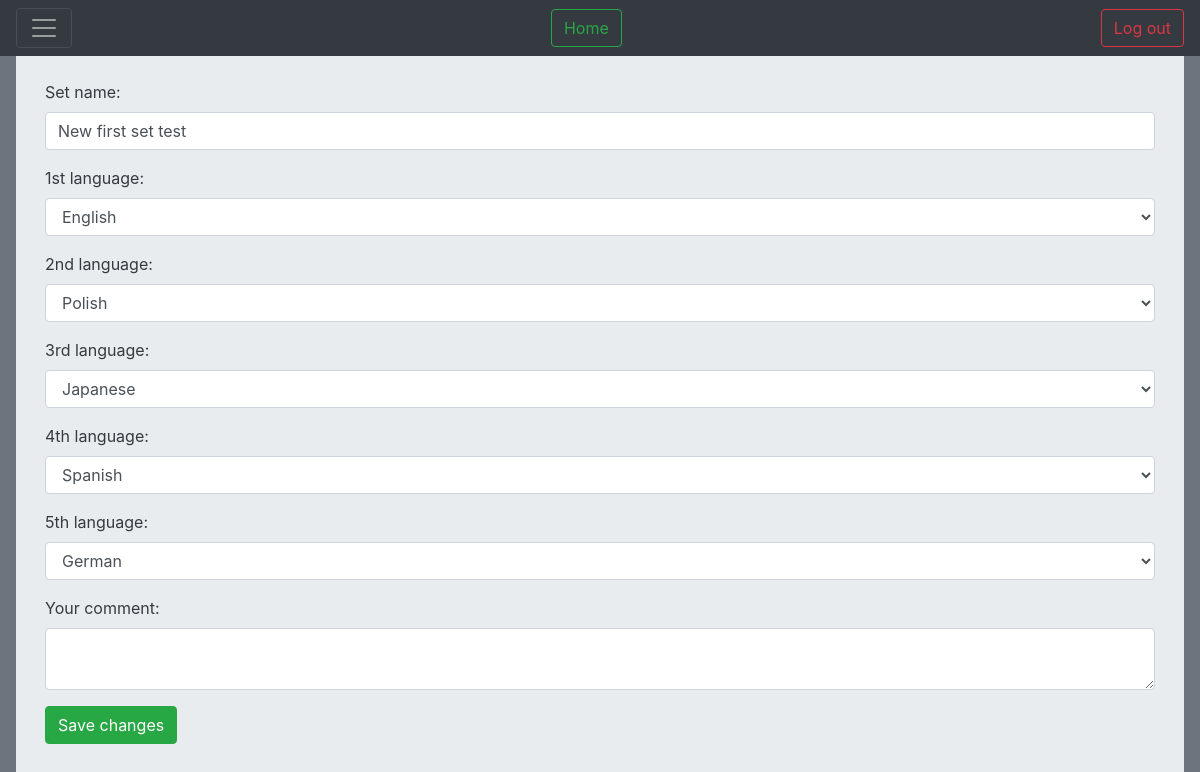
The app's page /cards/edit_set/52/ (signed in) with its own data.
### Cards/models.py (models this page shows, shortened)
class CardFolder(models.Model):
    user = models.ForeignKey(User, on_delete=models.CASCADE)
    name = models.CharField(max_length=200)
    create_date = models.DateField(auto_now_add=True)
    edit_date = models.DateField(auto_now=True)
    lang1 = models.CharField(max_length=5, choices=langcodes.LangCodes, default="en")
    lang2 = models.CharField(max_length=5, choices=langcodes.LangCodes, default="pl")
    lang3 = models.CharField(max_length=5, choices=langcodes.LangCodes, default="ja", blank=True)
    lang4 = models.CharField(max_length=5, choices=langcodes.LangCodes, default="es", blank=True)
    lang5 = models.CharField(max_length=5, choices=langcodes.LangCodes, default="de", blank=True)
    score = models.IntegerField(default=0)
    comment = models.CharField(max_length=400, blank=True)
    def langs_no(self):
        return len(self.get_langs())
    langs_no.short_description = "No of languages"

### Cards/views.py (the view)
# urls.py: path('edit_set/<int:set_id>/', views.edit_folder, name='edit_folder'),
@login_required
def edit_folder(request, set_id):
    folder = get_object_or_404(CardFolder, id=set_id)
    user_folders = request.user.cardfolder_set.all()
    if folder in user_folders:
        if request.method == 'POST':
            form = FolderForm(request.POST or None, instance=folder)
            if form.is_valid():
                folder = form.save(commit=False)
                folder.save()
                for multicard in folder.multicard_set.all():
                    cards = multicard.card_set.all()
                    created_langs = []
                    for card in cards:
                        created_langs.append(card.language)
                    for lang in folder.langs_keys():
                        if lang not in created_langs:
                            first = cards.first()
                            translation = Translator().translate(text=first.main, src=first.language, dest=lang)
                            data = {'main': translation.text}
                            if translation.pronunciation != first.main:
                                data['pronunciation'] = translation.pronunciation
                                data['automated'] = True
                            Card.objects.create(multi_card=multicard, cards_folder=folder, language=lang, **data)
                return render(request, 'Cards/index.html')
        else:
            form = FolderForm(instance=folder)
        return render(request, 'Cards/edit_set.html', {'form': form})
    else:
        return render(request, 'Cards/no_access.html')

### Cards/forms.py (shortened to what this page needs)
class FolderForm(ModelForm):
    class Meta:
        model = CardFolder
        fields = ['name', 'lang1', 'lang2', 'lang3', 'lang4', 'lang5', 'comment']
        widgets = {
            'name': forms.TextInput(attrs={'class': 'form-control', 'placeholder': 'Name for the set'}),
            'lang1': forms.Select(attrs={'class': 'form-control'}),
            'lang2': forms.Select(attrs={'class': 'form-control'}),
            'lang3': forms.Select(attrs={'class': 'form-control'}),
            'lang4': forms.Select(attrs={'class': 'form-control'}),
            'lang5': forms.Select(attrs={'class': 'form-control'}),
            'comment': forms.Textarea(attrs={'class': 'form-control', 'rows': 2}),
        }
        labels = {
            'name': _('Set name'),
            'lang1': _('1st language'),
            'lang2': _('2nd language'),
            'lang3': _('3rd language'),
            'lang4': _('4th language'),
            'lang5': _('5th language'),
            'comment': _('Your comment'),
        }

### Cards/templates/Cards/edit_set.html (shortened to what this page needs)
{% extends "base.html" %}
{% block body %}
<div class="jumbotron jumbotron-fluid">
  <div class="container">
    <div class="text-dark">
    <form method="POST" action=".">{% csrf_token %}
    {{form.as_p}}
    <button class="btn btn-success">Save changes</button>
    </form>
    </div>
  </div>
</div>
{% endblock body %}

### records on screen
CardFolder: name "New first set test", lang1 "English", lang2 "Polish", lang3 "Japanese", lang4 "Spanish", lang5 "German"
